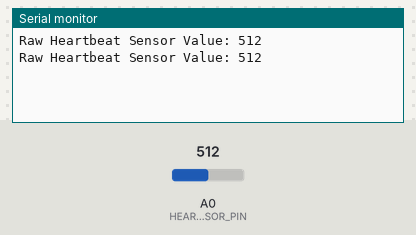
This sketch was run on a simulated Arduino Uno, built with avr-gcc and run on an emulated ATmega328P. Shown: the last lines printed to the serial monitor. The test bench sets the inputs (shaded band); at power-on: A0 (HEARTBEAT_SENSOR_PIN) = 512.

Above: at 1.8 s.
1.9 s: A0 (HEARTBEAT_SENSOR_PIN) set to 716
At 2.5 s:
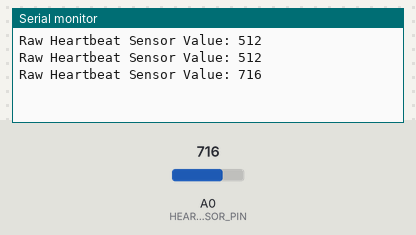
3.4 s: A0 (HEARTBEAT_SENSOR_PIN) set to 900
At 4.8 s:
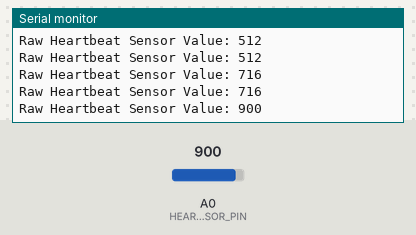
Timing chart, 0 to 6.4 s (numbered marks = the images above; inputs shaded):
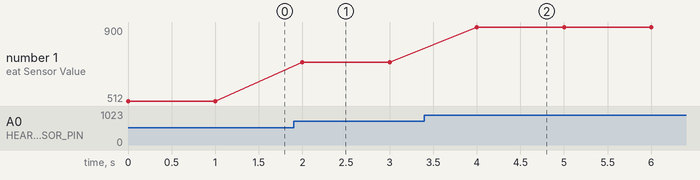

Measured:
- after the input at 1.9 s, the serial monitor: prints a new line after 0.10 s (image 1)
- after the input at 3.4 s, the serial monitor: prints a new line after 0.60 s (image 2)
- plotted number 1: 512 → 716 after the input at 1.9 s, 716 → 900 after the input at 3.4 s

The sketch:

Arduino_Heartbeat_Code.ino
```cpp
/**
 * @file Arduino_Heartbeat_Code.ino
 * @brief Reads analog data from a pulse sensor and converts it to BPM.
 * @details This sketch reads the raw analog value from a heartbeat sensor connected
 *          to pin A0. While this example prints the raw value, a complete implementation
 *          would use a dedicated library (like "PulseSensor Playground") to process this
 *          signal and calculate an accurate Beats Per Minute (BPM) value. This serves
 *          as the physiological monitoring component of the CattleSense IoT node.
 *
 * @hardware Arduino UNO/Nano, Pulse Sensor
 */

// --- Pin Definitions & Constants ---
const int HEARTBEAT_SENSOR_PIN = A0; // Analog pin for the pulse sensor


/**
 * @brief Initializes the hardware serial for debugging output.
 */
void setup() {
  // Start serial communication for printing values to the Serial Monitor
  Serial.begin(9600);
}


/**
 * @brief Main loop: reads sensor data, prints it, and waits.
 */
void loop() {
  // Read the raw analog value from the heartbeat sensor (typically 0-1023)
  int rawHeartbeatValue = analogRead(HEARTBEAT_SENSOR_PIN);

  // Print the raw sensor data for debugging and verification
  // Note: A full implementation would process this into BPM before transmission.
  Serial.print("Raw Heartbeat Sensor Value: ");
  Serial.println(rawHeartbeatValue);

  // A short delay to make the serial output readable and to mimic a realistic sampling rate
  delay(1000);
}
```
